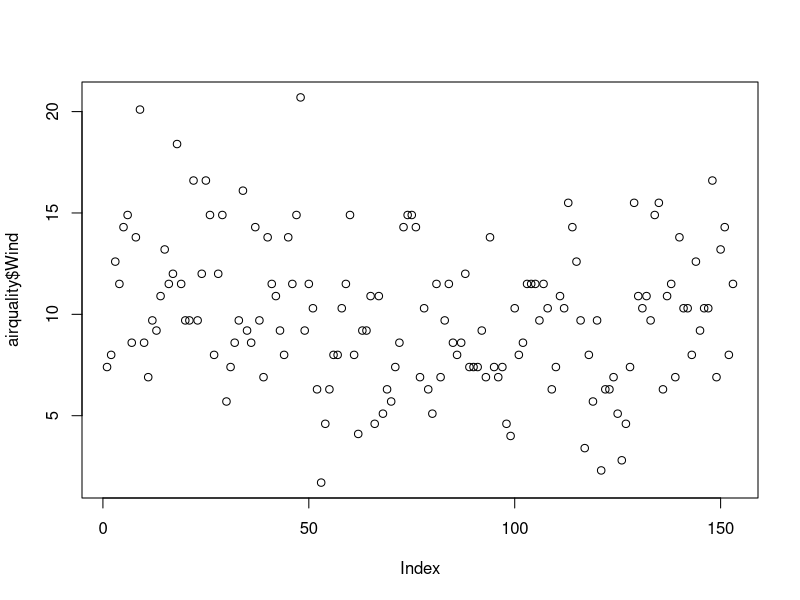
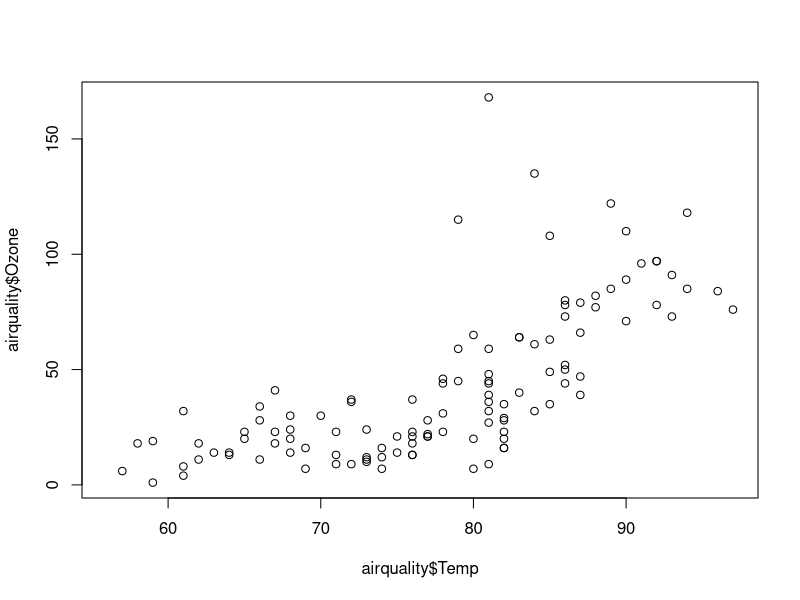
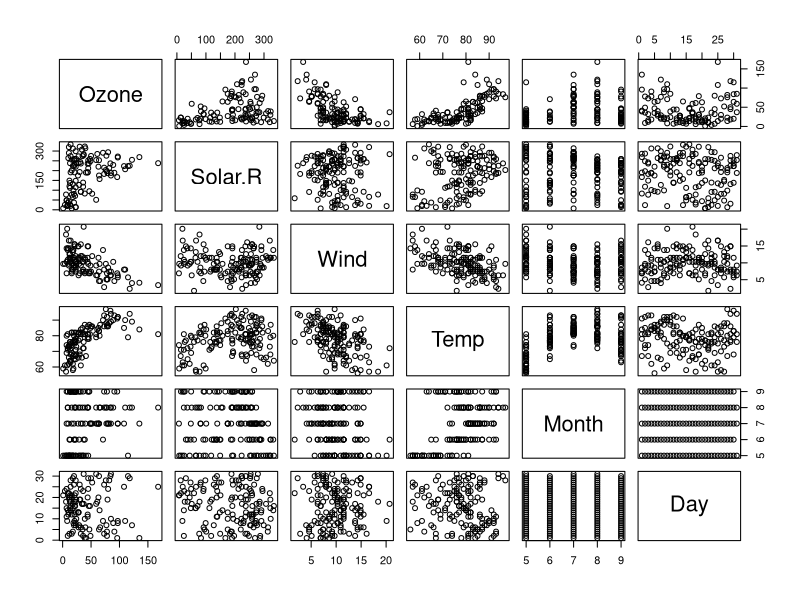
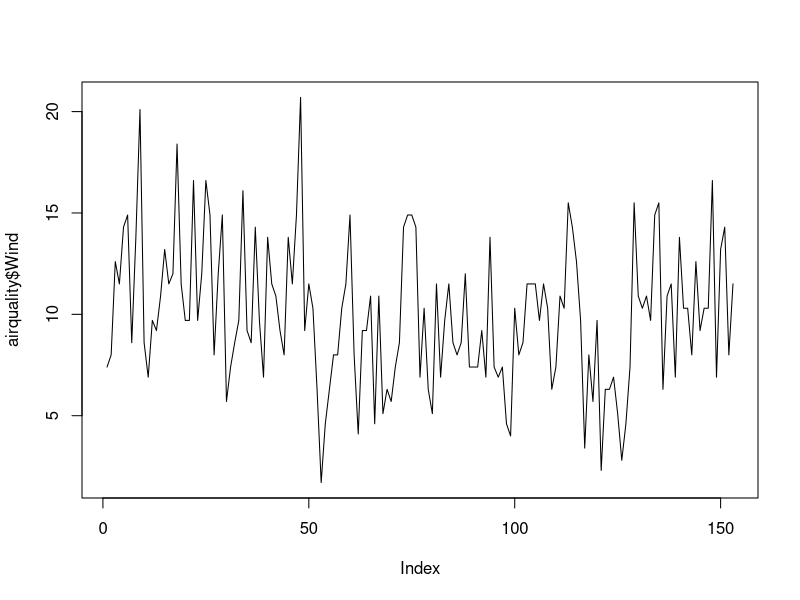
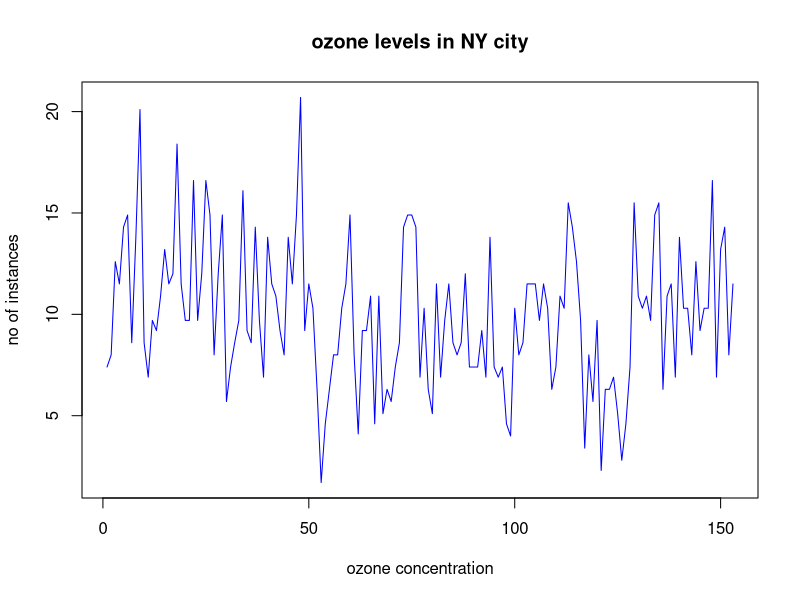
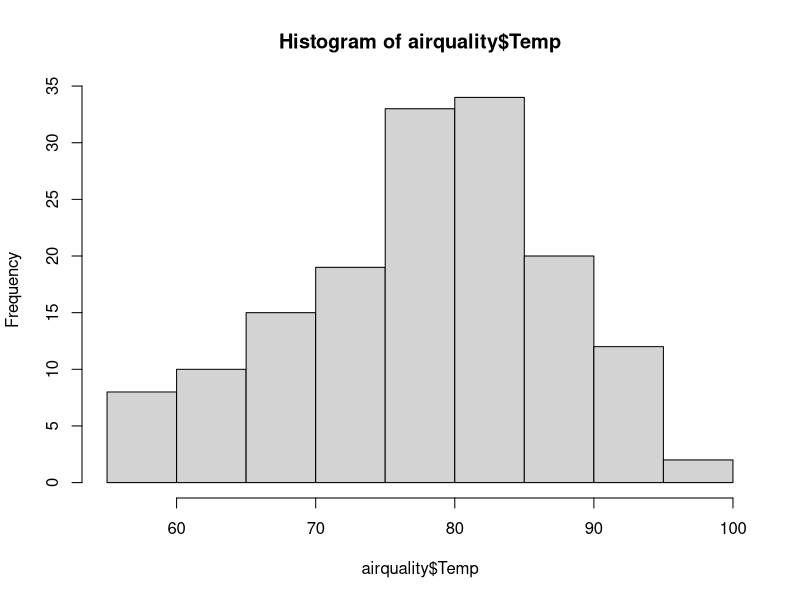
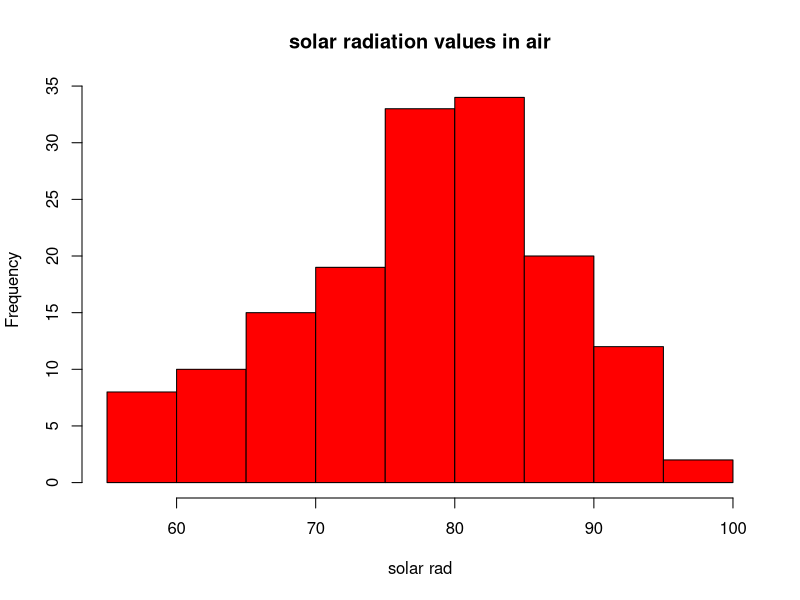
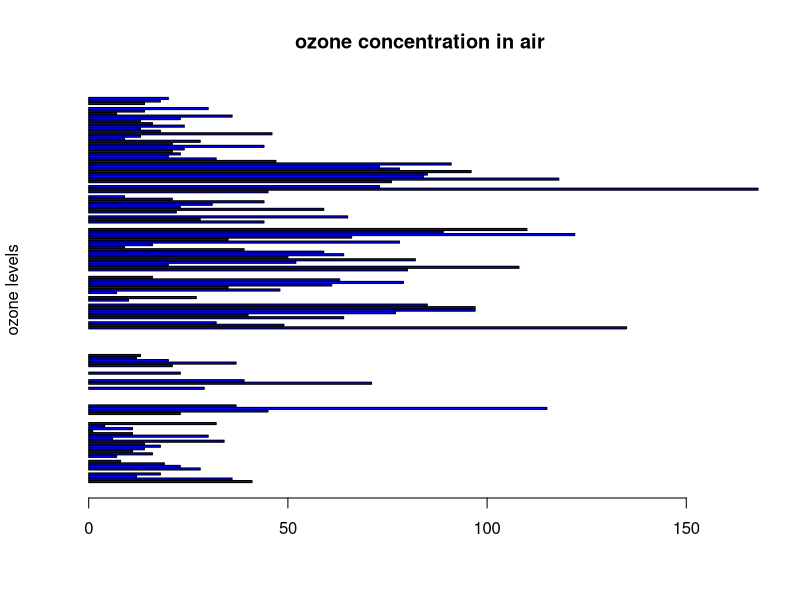

Here is the R script that generated these plots, in order: (Note: this script raises an error after producing the figures.)
sal <- 54

sal <- 5

#vector 1D data

X<-c(1,2,3)

X2<-c("a","b",1)

#data frame
df<-data.frame(age=c(1,2,3),name=c("shital","nisha","roya"))
df1<-data.frame(a=c(1,2,3),b=1:3)

#slicing
#vector
print(X2[2:6])
print(df1[2,2])

#airquality=read.csv('path/airquality.csv',header=true,sep=",")

airquality<-datasets::airquality

#top 10 rows and last 10 rows
head(airquality,10)
tail(airquality,10)
#columns
airquality[50:60,c(1,2)]
df<-airquality[,-6]
#descriptive statistics
#1
summary(airquality[,c(4,5)])

airquality$Temp
airquality$Wind
airquality$Ozone

#1
summary(airquality$Wind)
###summary of data
summary(airquality)
summary(airquality$wind)

#visusalization
plot(airquality$Wind)
plot(airquality$Temp,airquality$Ozone,"p")
plot(airquality)

#points and lines
plot(airquality$Wind,type = "l")
plot(airquality$Wind,xlab = 'ozone concentration',ylab = 'no of instances',main = 'ozone levels in NY city',col='blue',type = 'l')

#histogram
hist(airquality$Temp)
hist(airquality$Temp,main = 'solar radiation values in air',xlab = 'solar rad',col='red')
#histogram bar plot
barplot(airquality$Ozone,main='ozone concentration in air',ylab='ozone levels',col='blue',horiz=T,axes=T)
#single box plot
boxplot(airquality$Wind,main="Boxplot")
boxplot.stats(airquality$Wind)$out
#multiple box plot
boxplot(airquality[,1:4],main='Multiple')

#margin of the grid(mar)
#no of rows and columns(mfrow)
#whether a border is to be included(bty)
#and position of the
#label(las:1 for horizontal,las:0 for verticle)
#bty-box around the plot

par(mfrow=c(3,3),mar=c(2,5,2,1),las=0,bty="0")
plot(airquality$Ozone)
plot(airquality$Ozone,airquality$Wind)
plot(airquality$Ozone,type = "l")
plot(airquality$Ozone,type = "l")
plot(airquality$Ozone,type = "l")
barplot(airquality$Ozone,main = 'ozone concentration in air',xlab='ozone levels',col = 'blue',horiz=TRUE)
hist(airquality$Solar.R)
boxplot(airquality$Solar.R)
boxplot(airquality[,0:4],main='multiple box plot')
summary(airquality)

e_quakes<-datasets::quakes
